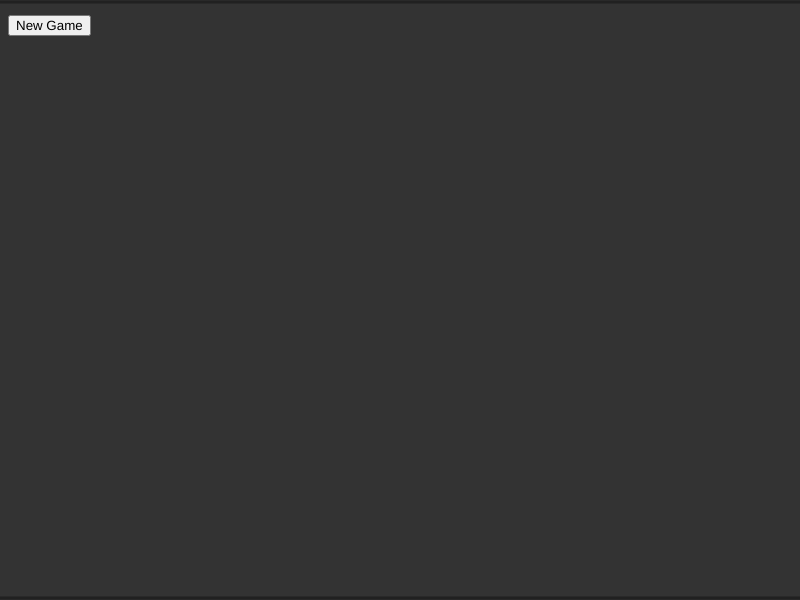
Frame 1 (no input)
Frame 60 (no input): identical to frame 1, image omitted
Frame 120 (the mouse pressed at the canvas centre since frame 60): identical to frame 1, image omitted

The p5.js sketch that drew this single still picture (run headless with seeded random() and noise() and a simulated clock; from frame 60 on, the mouse is pressed at the canvas centre):

// p5.js sketch
// ── sketch.js
let balls = [],
	paddles = [];
let score = [0, 0];
let scoreBoards = [];

let btn_1, btn_2;
let spd = 4,
	dir;

let isDead = false;

function setup() {
	createCanvas(800, 600);
	smooth();
	btn_2 = createButton('New Game');
	btn_2.mousePressed(newGame);
	btn_2.position(width * 0.01, 15);
	rectMode(CENTER);
	ellipseMode(CENTER);

}

function draw() {
	background(51);
	push();
	noFill();
	stroke(33);
	strokeWeight(3);
	rect(width >> 1, height >> 1, width + 30, height - 4);
	pop();
	for (const ball of balls) ball.run();
	for (const paddle of paddles) paddle.run();
	for (let i = 0; i < scoreBoards.length; i++) {
		scoreBoards[i].display(score[i]);
	}
}

function createBall() {
	dir = floor(random(4));
	let theta = 0;

	switch (dir) {
		case 0:
			spd *= 1;
			theta = 4;
			break;
		case 1:
			spd *= -1;
			theta = 4
			break;
		case 2:
			spd *= -1;
			theta = -4;
			break;
		case 3:
			spd *= 1;
			theta = -4;
			break;

		default:
			break;

	}
	if (!isDead) {
		for (let i = 0; i < 1; i++) {
			balls[i] = new Ball(width >> 1, height >> 1, spd, theta, 3);
		}
	}
	isDead = true;
}

function newGame() {
	btn_1 = createButton('New Ball');
	btn_1.mousePressed(createBall);
	btn_1.position(width * 0.13, 15);
	for (let i = 0; i < 2; i++) {
		if (i < 1) {
			paddles[i] = new Paddle(width * 0.1, height >> 1, 50, 100, 65, 83, 'blue');
		} else {
			paddles[i] = new Paddle(width * 0.9, height >> 1, 50, 100, 75, 76, 'red');
		}
	}

	for (let i = 0; i < 2; i++) {
		if (i < 1) {
			scoreBoards[i] = new ScoreBoard(width * 0.2, height * 0.2);
		} else {
			scoreBoards[i] = new ScoreBoard(width * 0.8, height * 0.2);
		}
		score[i] = 0;
	}

	for (const ball of balls) {
		isDead = false;
		balls.splice(0, balls.length);
	}
}

class Ball {
	constructor(_x, _y, _vx, _vy, _r) {
		this.pos = createVector(_x, _y);
		this.vel = createVector(_vx, _vy);
		this.acc = createVector();
		this.r = _r;
		this.history = [];
	}

	update() {
		this.vel.add(this.acc);
		this.pos.add(this.vel);

		let v = createVector(this.pos.x, this.pos.y);
		this.history.push(v);

		if (this.history.length >= 13) {
			this.history.splice(0, 1);
		}

		return this;
	}

	display() {
		for (let i = 0; i < this.history.length; i++) {
			let pos = this.history[i];
			push();
			noStroke();
			fill(217, i * 20);
			ellipse(pos.x, pos.y, i + this.r);
		}

		return this;
	}

	bounds() {
		if (
			(this.pos.x >= paddles[0].pos.x - ((paddles[0].res.x * 0.5)) - 1) &&
			(this.pos.x <= paddles[0].pos.x + (paddles[0].res.x * 0.5)) &&
			(this.pos.y >= paddles[0].pos.y - (paddles[0].res.y * 0.5)) &&
			(this.pos.y <= paddles[0].pos.y + (paddles[0].res.y * 0.5)) ||
			(this.pos.x >= paddles[1].pos.x - (paddles[1].res.x * 0.5)) &&
			(this.pos.x <= paddles[1].pos.x + ((paddles[1].res.x * 0.5)) + 1) &&
			(this.pos.y >= paddles[1].pos.y - (paddles[1].res.y * 0.5)) &&
			(this.pos.y <= paddles[1].pos.y + (paddles[1].res.y * 0.5))
		) {
			this.vel.x *= -1;
		}

		if (this.pos.y <= 0 || this.pos.y >= height) {
			this.vel.y *= -1;
		}

		return this;
	}

	score() {
		if (this.pos.x < 0) {
			balls.splice(0, 1);
			score[0]++;
			isDead = false;
		}

		if (this.pos.x > width) {
			balls.splice(0, 1);
			score[1]++;
			isDead = false;
		}
		return this;
	}

	run() {
		return this.update().display().bounds().score();
	}
}

class Paddle {
	constructor(_x, _y, _w, _h, _u, _d, _col) {
		this.pos = createVector(_x, _y);
		this.vel = createVector();
		this.acc = createVector();
		this.res = createVector(_w, _h);
		this.k = createVector(_u, _d);
		this.col = _col;
	}

	update() {
		this.vel.add(this.acc);
		this.pos.add(this.vel);

		if (keyIsDown(this.k.x)) {
			this.vel.y = -13;
		} else if (keyIsDown(this.k.y)) {
			this.vel.y = 13;
		}

		if (!keyIsDown(this.k.x) && this.vel.y < 0) {
			this.vel.y *= -0.3;
		} else if (!keyIsDown(this.k.y) && this.vel.y > 0) {
			this.vel.y *= -0.3;
		}

		return this;
	}

	display() {
		push();
		noStroke();
		fill(this.col);
		rect(this.pos.x, this.pos.y, this.res.x, this.res.y);
		pop();

		return this;
	}

	bounds() {
		if (this.pos.y <= this.res.y * 0.5) {
			this.pos.y = this.res.y * 0.5;
		}

		if (this.pos.y >= height - (this.res.y * 0.5)) {
			this.pos.y = height - (this.res.y * 0.5);
		}

		return this;
	}

	run() {
		return this.update().display().bounds();
	}
}

class ScoreBoard {
	constructor(_x, _y) {
		this.pos = createVector(_x, _y);
	}

	display(_score) {
		this.score = _score;
		push();
		noStroke();
		fill(217);
		textFont('Avenir');
		textSize(42);
		textAlign(CENTER, CENTER);
		textStyle(BOLD);
		text(this.score, this.pos.x, this.pos.y);
	}
}
